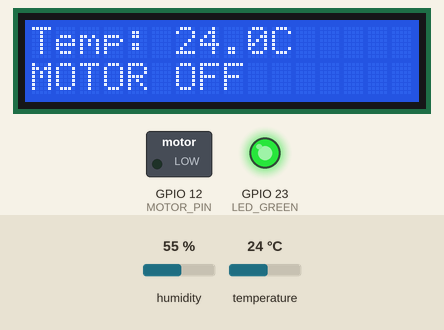
Bench run of a program on a simulated Raspberry Pi (BCM pin numbers). Shown: 16×2 character LCD, switched loads named in the program (green lamp = pin HIGH), output pins drawn as LEDs (lit = HIGH). The inputs (shaded band) are chosen by the test bench; at power-on: temperature 24 °C, humidity 55 %. Pins used as bus, display or sensor lines are not drawn; what the program prints to the terminal is not drawn.

Above: at 1.2 s.
1.3 s: temperature set to 27 °C
At 3.6 s:
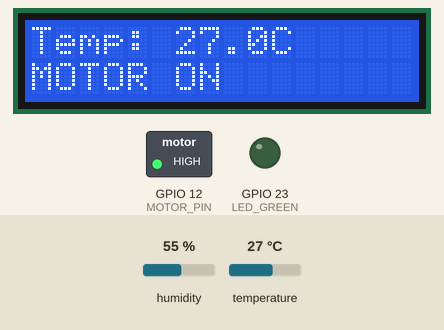
4.7 s: temperature set to 12 °C
At 6.9 s:
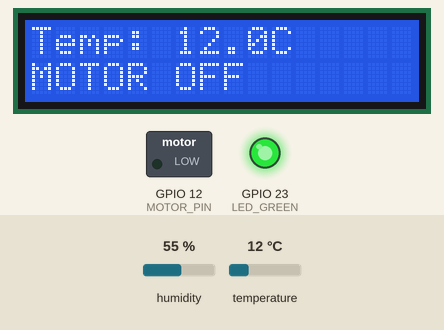
8.1 s: temperature set to 19 °C
At 9.0 s:
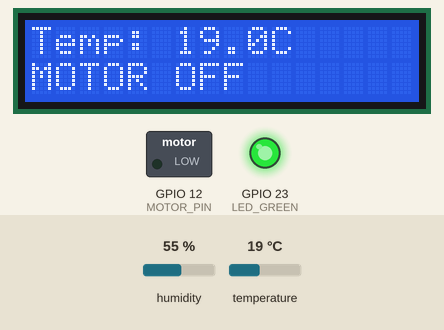
Timing chart, 0 to 11.1 s (numbered marks = the images above; inputs shaded):
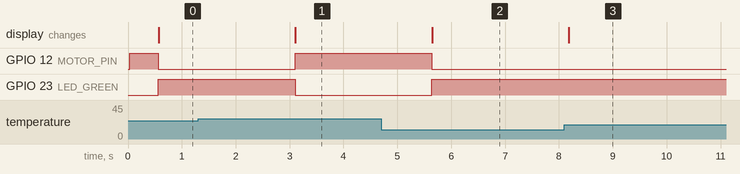

Measured:
- the behaviour switches between 25 and 26 °C on temperature (found by bisection; images 0 and 1)
- after the input at 1.3 s, GPIO 12 (MOTOR_PIN): LOW → HIGH after 1.8 s; GPIO 23 (LED_GREEN): HIGH → LOW after 1.8 s; the display: changes after 1.8 s (image 1)
- after the input at 4.7 s, GPIO 12 (MOTOR_PIN): HIGH → LOW after 0.94 s; GPIO 23 (LED_GREEN): LOW → HIGH after 0.94 s; the display: changes after 0.95 s (image 2)
- after the input at 8.1 s, the display: changes after 0.08 s (image 3)

The program:

temperature_control.py
```python
import Adafruit_DHT
import RPi.GPIO as GPIO
import time
from RPLCD.gpio import CharLCD

# DHT11 setup
DHT_SENSOR = Adafruit_DHT.DHT11
DHT_PIN = 4

# LED setup
LED_RED = 18
LED_GREEN = 23

# Motor (prin releu/tranzistor)
MOTOR_PIN = 12

# LCD setup
lcd = CharLCD(
    numbering_mode=GPIO.BCM,
    cols=16,
    rows=2,
    pin_rs=13,
    pin_e=26,
    pins_data=[16, 24, 5, 6]
)

# Setup GPIO
GPIO.setmode(GPIO.BCM)
GPIO.setup(LED_RED, GPIO.OUT)
GPIO.setup(LED_GREEN, GPIO.OUT)
GPIO.setup(MOTOR_PIN, GPIO.OUT, initial=GPIO.HIGH)

try:
    while True:
        humidity, temperature = Adafruit_DHT.read(DHT_SENSOR, DHT_PIN)

        lcd.clear()
        if humidity is not None and temperature is not None:
            print("Temperature = {0:0.1f}°C Humidity = {1:0.1f}%".format(temperature, humidity))

            lcd.cursor_pos = (0, 0)
            lcd.write_string("Temp: {0:0.1f}C".format(temperature))
            lcd.cursor_pos = (1, 0)

            # Control LED-uri si motor
            if temperature >= 26.0:
                GPIO.output(LED_GREEN, False)
                GPIO.output(LED_RED, True)
                GPIO.output(MOTOR_PIN, GPIO.HIGH)  #Porneste motorul

                lcd.write_string("MOTOR ON        ")
                print("Motor ON")

            else:
                GPIO.output(LED_RED, False)
                GPIO.output(LED_GREEN, True)
                GPIO.output(MOTOR_PIN, GPIO.LOW)  # Opreste motorul
                lcd.write_string("MOTOR OFF       ")
                print("Motor OFF")

        else:
            print("Sensor failure. Check wiring!")
            lcd.clear()
            lcd.write_string("Sensor failure!")

            # Blink LEDs
            for _ in range(3):
                GPIO.output(LED_GREEN, True)
                GPIO.output(LED_RED, True)
                time.sleep(0.3)
                GPIO.output(LED_GREEN, False)
                GPIO.output(LED_RED, False)
                time.sleep(0.3)

        time.sleep(2)

except KeyboardInterrupt:
    lcd.clear()
    GPIO.cleanup()
```
